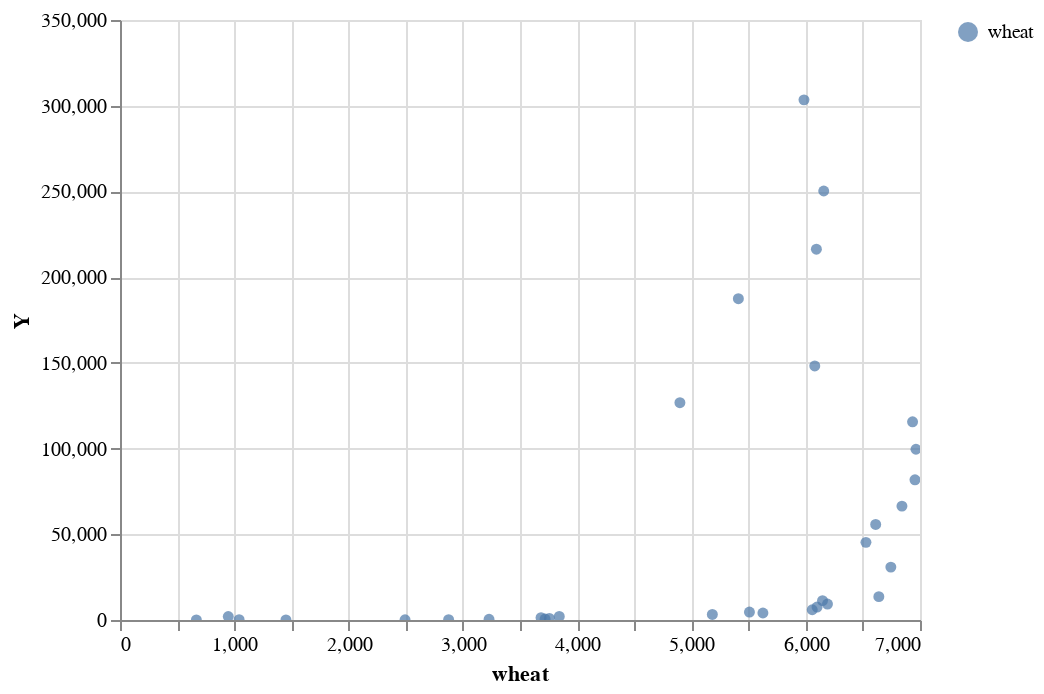

This figure's notebook cell:
### Code cell
import altair as alt


alt.Chart(dataFr).mark_circle().encode(
   x ='wheat', 
   y = 'Y',
   color=alt.ColorDatum(alt.repeat('layer'))
    
).interactive().repeat(
    layer=["wheat"])
